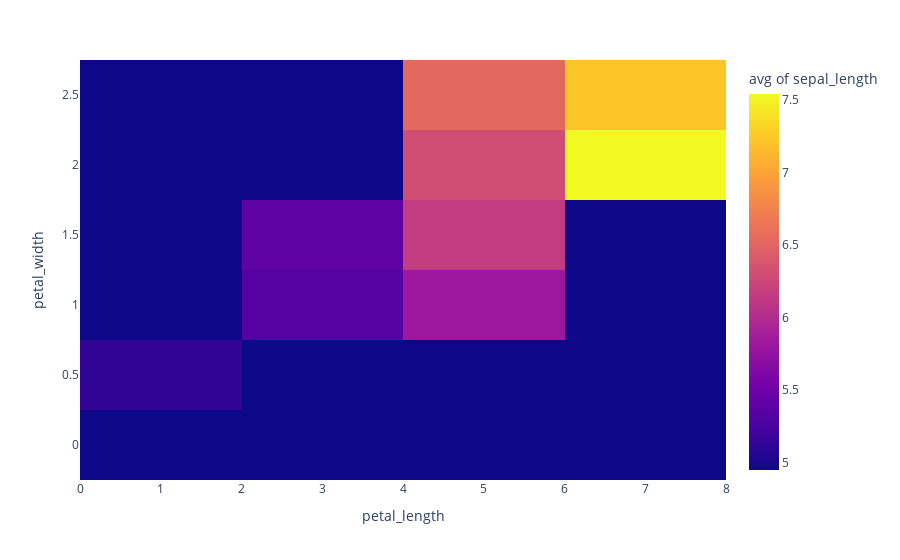

The notebook cell saved with this chart:
### Markdown cell above
#### Funciones de agregación

### Code cell
import plotly.express as px
df = px.data.iris()

fig = px.density_heatmap(df, x="petal_length", y="petal_width", z="sepal_length", histfunc="avg")
fig.show()

### Figure 1 — Plotly figure (JSON) as saved in the notebook; plotly's stock layout.template omitted (floating-point values rounded to 4 significant figures; data arrays with more than 128 entries replaced by an {"elided": "..."} marker saying what was removed)
{"data": [{"coloraxis": "coloraxis", "histfunc": "avg", "hovertemplate": "petal_length=%{x}<br>petal_width=%{y}<br>avg of sepal_length=%{z}<extra></extra>", "name": "", "type": "histogram2d", "x": {"elided": "150 float values"}, "xaxis": "x", "xbingroup": "x", "y": {"elided": "150 float values"}, "yaxis": "y", "ybingroup": "y", "z": {"elided": "150 float values"}}], "layout": {"coloraxis": {"colorbar": {"title": {"text": "avg of sepal_length"}}, "colorscale": [[0, "#0d0887"], [0.1111, "#46039f"], [0.2222, "#7201a8"], [0.3333, "#9c179e"], [0.4444, "#bd3786"], [0.5556, "#d8576b"], [0.6667, "#ed7953"], [0.7778, "#fb9f3a"], [0.8889, "#fdca26"], [1, "#f0f921"]]}, "legend": {"tracegroupgap": 0}, "margin": {"t": 60}, "xaxis": {"anchor": "y", "domain": [0, 1], "title": {"text": "petal_length"}}, "yaxis": {"anchor": "x", "domain": [0, 1], "title": {"text": "petal_width"}}}}
